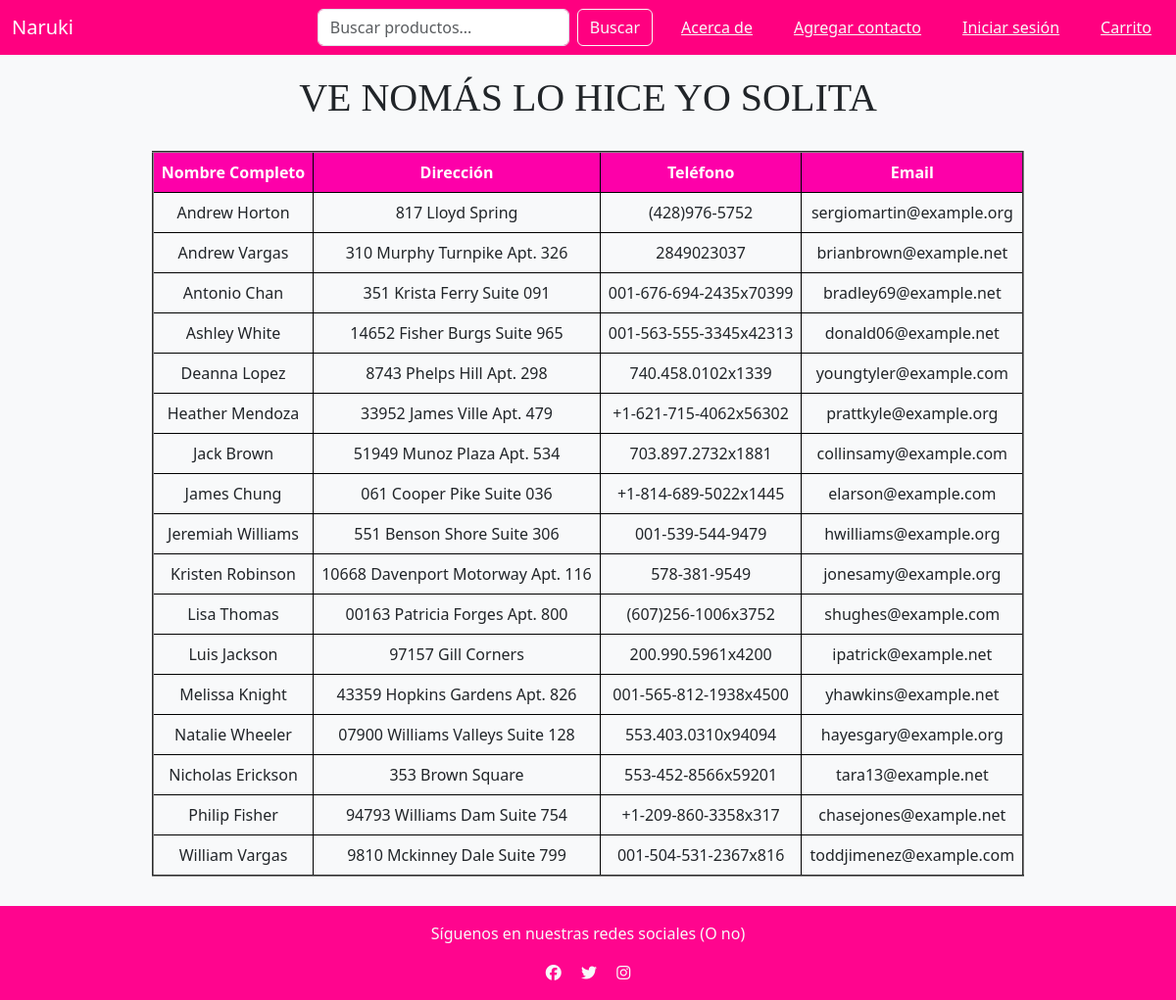
The page /shopapp/about/ on the database as committed earlier.
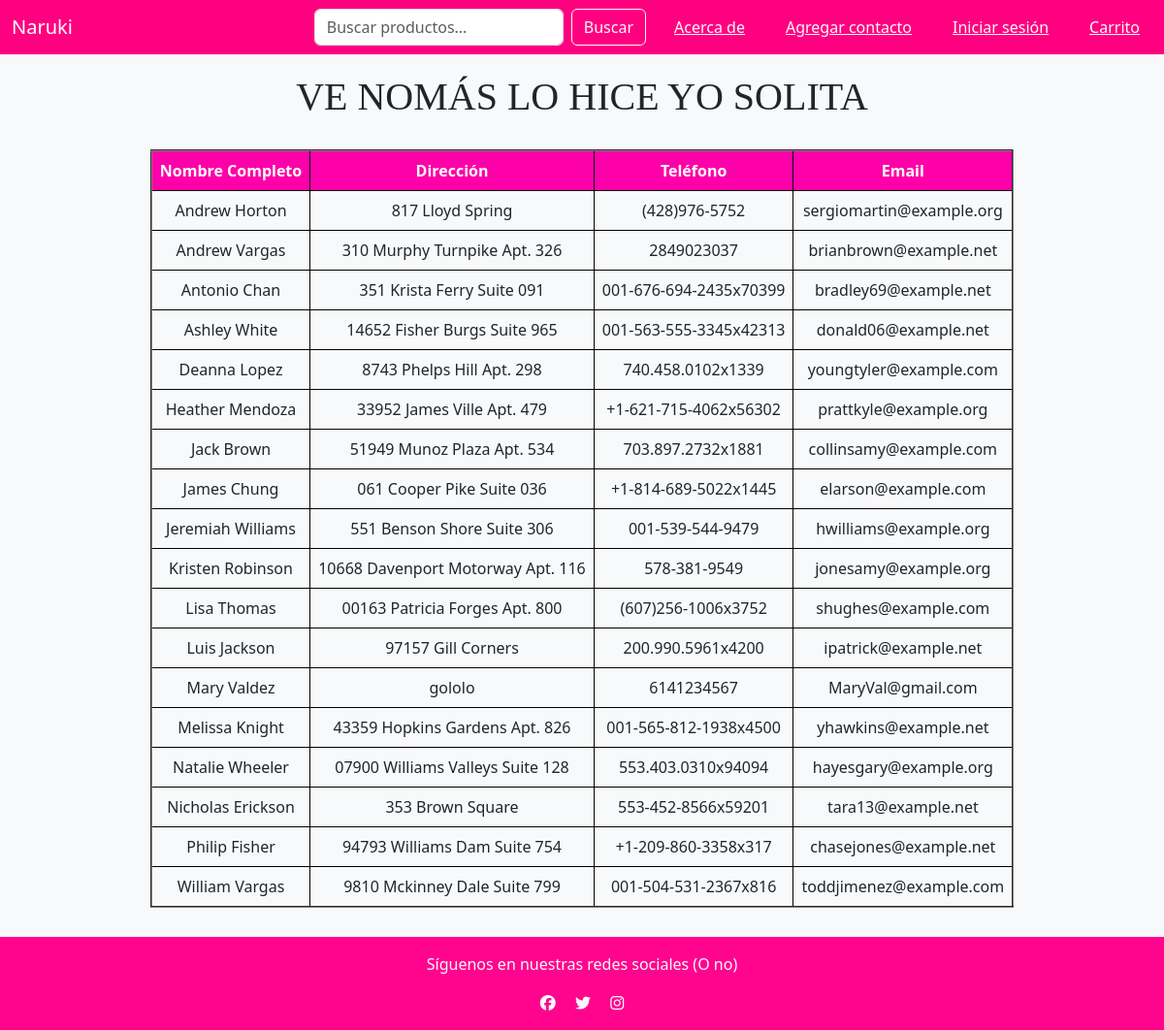
The same page on the database as committed later.
### shopApp/models.py (models this page shows, shortened)
class Contacts(models.Model):
    contact_full_name = models.CharField(max_length=100, unique=True)
    contact_address = models.CharField(max_length=250)
    contact_phone = models.CharField(max_length=30)
    contact_email = models.CharField(max_length=50)
    contact_active = models.BooleanField()

### shopApp/views.py (the view)
# urls.py: path('about/', about, name = 'about'),
def about(request):
    active_contacts = Contacts.objects.filter(contact_active=True).order_by("contact_full_name")
    context = {
        'active_contacts': active_contacts
    }
    return render(request, 'shopApp/about.html', context=context)

### templates/shopApp/about.html (shortened to what this page needs)
{% extends 'shopApp/base.html' %}
{% block content %}
<h1>VE NOMÁS LO HICE YO SOLITA</h1>
<table border="2">
    <thead>
        <tr style="background-color: rgb(255, 0, 128);">
            <th>Nombre Completo</th>
            <th>Dirección</th>
            <th>Teléfono</th>
            <th>Email</th>
        </tr>
    </thead>
    <tbody>
        {% for contact in active_contacts %}
        <tr>
            <td>{{ contact.contact_full_name }}</td>
            <td>{{ contact.contact_address }}</td>
            <td>{{ contact.contact_phone }}</td>
            <td>{{ contact.contact_email }}</td>
        </tr>
        {% endfor %}
    </tbody>
</table>
{% endblock %}

### templates/shopApp/base.html (shortened to what this page needs)
<!DOCTYPE html>
{% load static %}
<html lang="es">
<head>
    <link href="https://cdn.jsdelivr.net/npm/bootstrap@5.3.0/dist/css/bootstrap.min.css" rel="stylesheet">
    <link rel="stylesheet" href="{% static 'shopApp/css/styles.css' %}">
</head>
<body class="bg-light">
    <nav class="navbar navbar-expand-lg navbar-dark text-light">
        <div class="container-fluid">
            <a class="navbar-brand" href="{% url 'index' %}">Naruki</a>
            <div class="collapse navbar-collapse" id="navbarNav">
                <form class="d-flex ms-auto">
                    <input class="form-control me-2" type="search" placeholder="Buscar productos...">
                    <button class="btn btn-outline-light text-light" type="submit">Buscar</button>
                </form>
                <ul class="navbar-nav mr-auto mt-2 mt-lg-0">
                        <a class="btn btn-link ms-3 text-light" href="{% url 'about' %}">Acerca de</a>
                        <a class="btn btn-link ms-3 text-light" href="{% url 'add_contact' %}">Agregar contacto</a>
                            {% if user.is_authenticated %}
                        <a onclick="document.getElementById('logout-form').submit();" class="btn btn-link ms-3 text-light" href="{% url 'logout' %}">¡Hola, {{ user.get_username }}!</a>
                            {% else %}
                        <a class="btn btn-link ms-3 text-light" href="{% url 'login' %}">Iniciar sesión</a>
                            {% endif %}
                    <button class="btn btn-link ms-3 text-light">Carrito</button>
                </ul>
            </div>
        </div>
    </nav>
     <div>
        {% block content %}
        {% endblock %}
     </div>
    <footer class=" text-light text-center py-3">
        <p>Síguenos en nuestras redes sociales (O no)</p>
        <a href="#" class="text-light mx-2"><i class="fab fa-facebook"></i></a>
        <a href="#" class="text-light mx-2"><i class="fab fa-twitter"></i></a>
        <a href="#" class="text-light mx-2"><i class="fab fa-instagram"></i></a>
    </footer>
</body>
</html>

### static/shopApp/css/styles.css (style rules this page uses)
.navbar { background-color: rgb(255, 0, 128); }
footer { background-color: rgb(255, 5, 142); }
thead th { background-color: rgb(253, 0, 169); }

### templates/shopApp/about.html (style rules this page uses)
table { border-collapse: collapse; margin: 30px auto; }
th, td { border: 1px solid black; padding: 8px; text-align: center; }
th { color: white; }
h1 { text-align: center; font-family: 'Times New Roman', Times, serif; margin: 20px auto; }

Rows that differ between the two databases and show on the page:
added Contacts: contact_full_name "Mary Valdez", contact_address "gololo", contact_phone "6141234567", contact_email "MaryVal@gmail.com"
